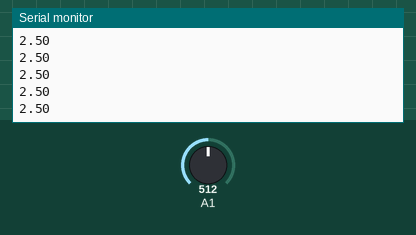
This sketch was run on a simulated Arduino Uno, built with avr-gcc and run on an emulated ATmega328P. Parts: the last lines printed to the serial monitor. The test bench sets the inputs (shaded band); at power-on: A1 = 512.

Above: at 1.2 s.
1.3 s: A1 set to 716
At 2.0 s:
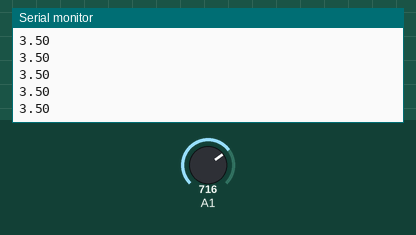
2.8 s: A1 set to 900
At 3.6 s:
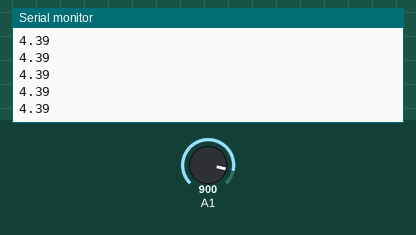
Timing chart, 0 to 5.8 s (numbered marks = the images above; inputs shaded):
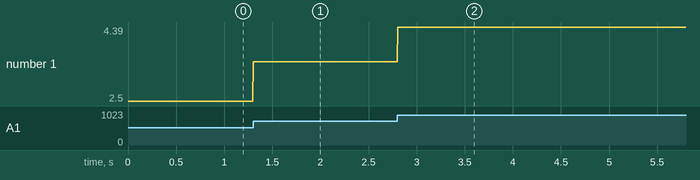

The sketch:

Medicap_DAC.ino
```cpp
const float resolucao = 0.0048828125;
void setup() {
  Serial.begin(115200);
}
void loop() {
  float v[2];
  Serial.println(analogRead(1)*resolucao);
  delay(5);
}
```

Measured:
- after the input at 1.3 s, the serial monitor: prints a new line at once (image 1)
- after the input at 2.8 s, the serial monitor: prints a new line at once (image 2)
- plotted number 1: 2.5 → 3.5 after the input at 1.3 s, 3.5 → 4.39 after the input at 2.8 s
